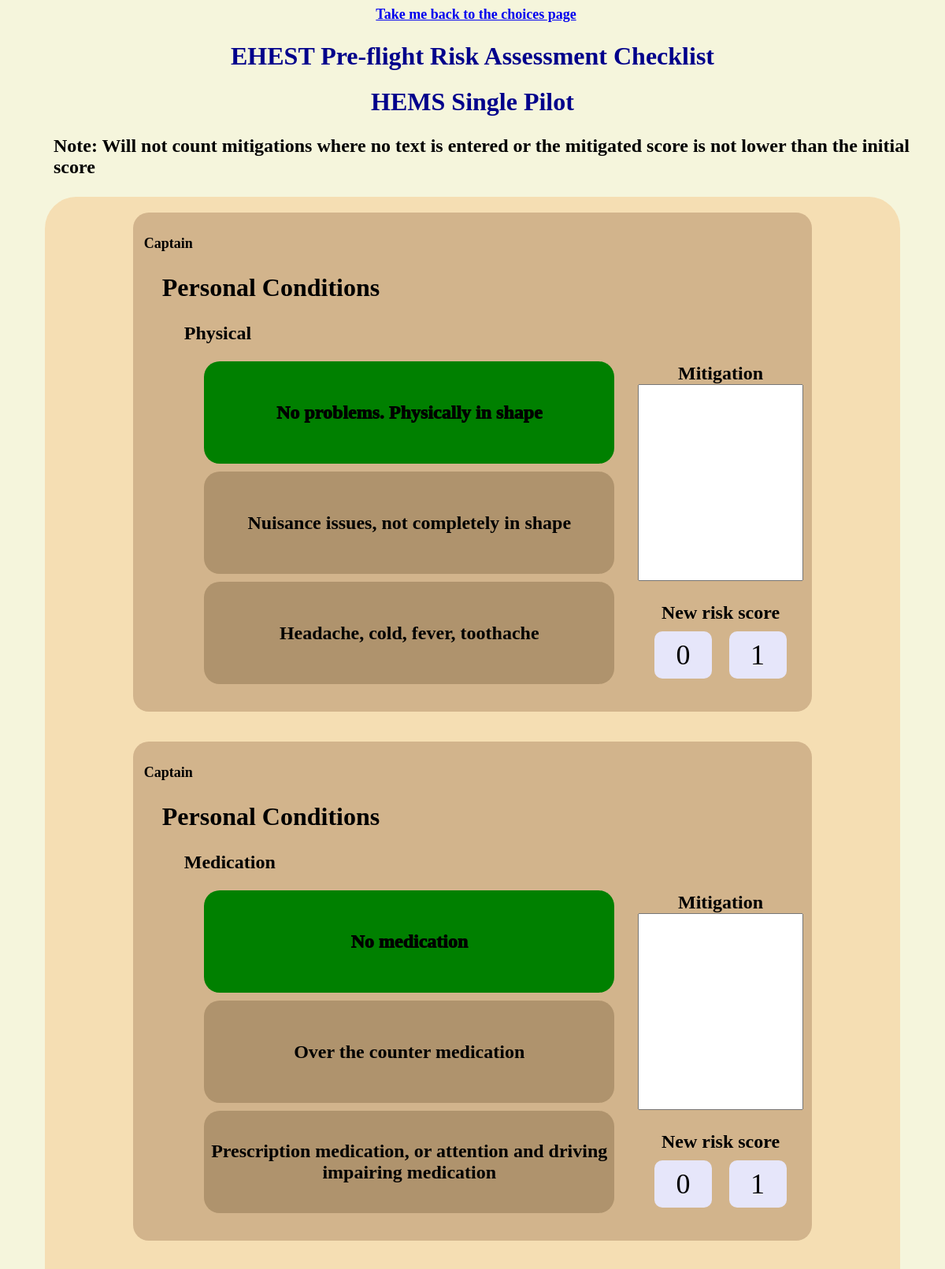
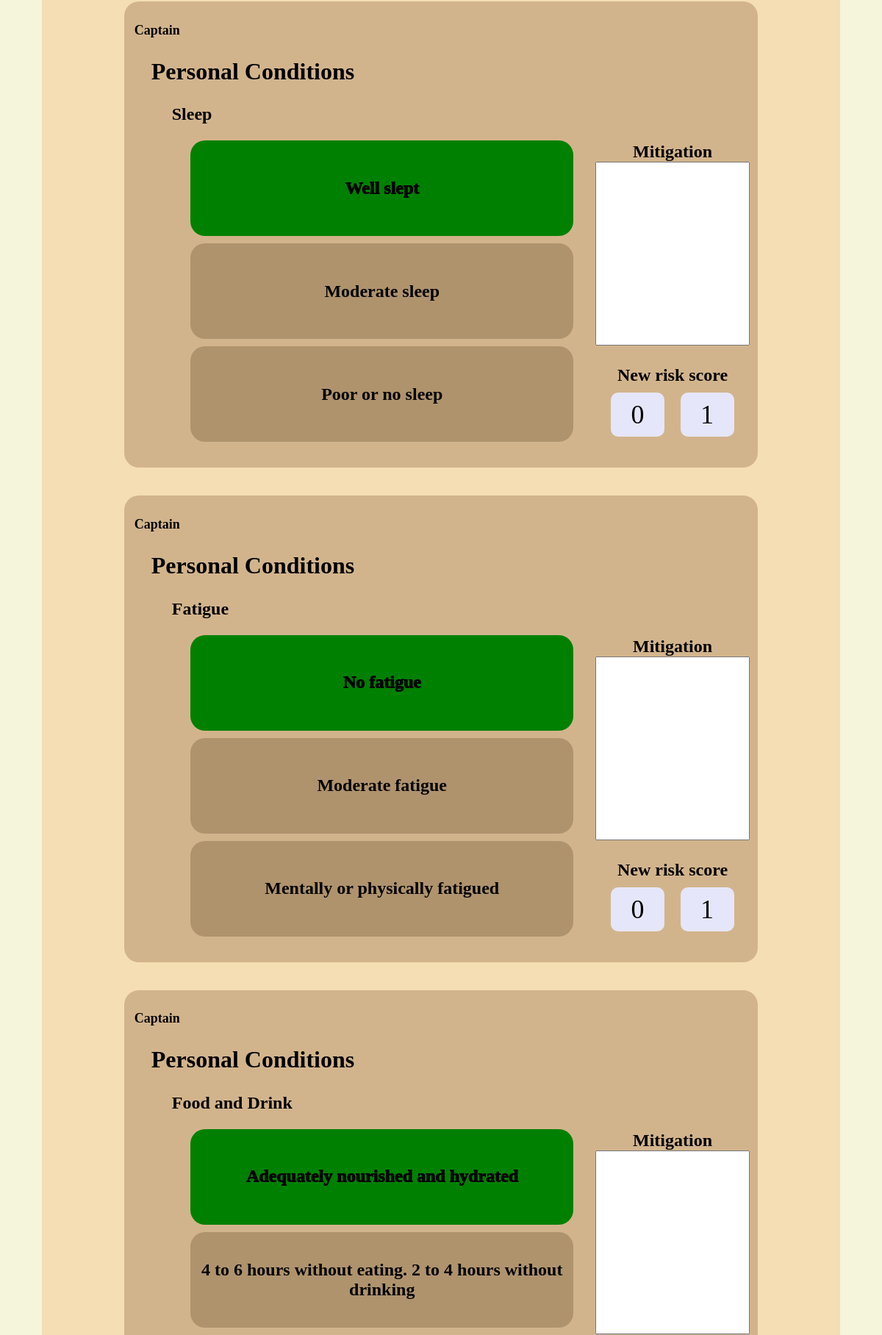
The page /EHESTPRAC/HEMSSinglePilot/ (upper part) on the database its author committed (2 pictures, top to bottom).
### EHESTPRAC/models.py (models this page shows, shortened)
class FlightCategories(models.Model):
    def __str__(self):
        return self.category_name
    flight_categories = models.CharField(max_length=100)
    category_name = models.CharField(max_length=30)

class Question(models.Model):
    flight_category = models.ManyToManyField(FlightCategories)
    question_text = models.CharField(max_length=100)
    question_order = models.IntegerField(default=999)

class Choices(models.Model):
    def __str__(self):
        return self.choice_text
    question = models.ForeignKey(Question, on_delete=models.CASCADE)
    choice_text = models.CharField(max_length=100)
    score = models.IntegerField(default=0)

### EHESTPRAC/views.py (the view)
# urls.py: path('<slug:flight_category>/', views.checklist, name='checklist'),
def checklist(request, flight_category):
    template = loader.get_template('EHESTPRAC/checklist.html')
    quest = Question.objects.filter(flight_category__flight_categories = flight_category).order_by("question_order")
    choices = Choices.objects.all().order_by("score")
    category_name = FlightCategories.objects.get(flight_categories = flight_category)
    context = {
        "flight_category_name": category_name,
        "questions": quest,
        "choices": choices
    }
    return HttpResponse(template.render(context, request))

### EHESTPRAC/filters.py (called while the page is built)
@register.filter(name='split')
def split(value, key):
  return value.split(key)

### EHESTPRAC/templates/EHESTPRAC/checklist.html (shortened to what this page needs)
{% load filter_question %}
<html>
    <head>
        {% load static %}
        <link rel="stylesheet" type="text/css" href="{% static 'EHESTPRAC/style.css' %}">
    </head>
    <body>
        <h4 style = "text-align: center;"><a href = "../">Take me back to the choices page</a></h4>
        <h1>EHEST Pre-flight Risk Assessment Checklist</h1>
        <h1>{{ flight_category_name }}</h1>
        <h3>Note: Will not count mitigations where no text is entered or the mitigated score is not lower than the initial score</h3>
        <div class = "fullContainer">
            <form action="results/" method="post" name="mainForm">
                {% for question in questions %}
                    <div class = "questionContainer">
                        {% with question.question_text|split:" - " as parts %}
                            {% if parts.2 %}
                                <h4>{{ parts.0 }}</h4>
                                <h2>{{ parts.1 }}</h2>
                                <h3>{{ parts.2 }}</h3>
                            {% else %}
                                <h2>{{ parts.0 }}</h2>
                                <h3>{{ parts.1 }}</h3>
                            {% endif %}
                        {% endwith %}
                        <div class = "mitigationContainer">
                            <strong>Mitigation</strong>
                            <textarea name = "mit_text{{question.id}}" id = "mit_text{{question.id}}" ></textarea>
                            <br />
                            <br />
                            <strong>New risk score  </strong>
                            <div class = "mitigationBox0">
                                <label for = "mitigation{{question.id}}_0">
                                    <div class = "mitigation_box1">0</div>
                                </label>
                            </div>
                            <div class = "mitigationBox1">
                                <label for = "mitigation{{question.id}}_1">
                                    <div class = "mitigation_box1">1</div>
                                </label>
                            </div>
                        </div>
                        <div class = "answerContainer">
                            <br />
                            {% for choice in question.choices_set.all %}
                                <div class = "box{{choice.score}}">
                                    <label for = "choices{{question.id}}_{{choice.id}}">
                                        <div class = "question_box">{{ choice }}</div>
                                    </label>
                                </div>
                            {% endfor %}
                        </div>
                    </div>
                    <br />
                {% endfor %}
            </form>
        </div>
    </body>
</html>

### EHESTPRAC/static/EHESTPRAC/style.css (style rules this page uses)
body { background: beige; }
.fullContainer { width: 90%; background-color: wheat; border-radius: 40px; margin: auto; padding: 10px; }
.questionContainer { width: 80%; background-color: tan; padding: 5px; border: 5px; border-radius: 20px; margin-left: auto; margin-right: auto; margin-top: 10px; margin-bottom: 10px; }
h4 { color: black; font-size: large; padding-left: 0.5em; }
h3 { color: black; font-size: x-large; padding-left: 2.5em; }
h2 { color: black; font-size: xx-large; padding-left: 1em; }
h1 { color: darkblue; text-align: center; font-size: xx-large; }
.answerContainer { width: 100%; text-align: center; }
.box0 { width: 60%; height: 120px; bottom: 20px; border-radius: 20px; margin-bottom: 10px; margin-left: 10%; padding: 5px; background-color: rgb(175, 147, 109); display: flex; text-align: center; vertical-align: middle; cursor: pointer; position: relative; font-weight: 900; justify-content: center; align-items: center; }
.box1 { width: 60%; height: 120px; bottom: 20px; border-radius: 20px; margin-bottom: 10px; margin-left: 10%; padding: 5px; background-color: rgb(175, 147, 109); display: flex; text-align: center; vertical-align: middle; cursor: pointer; position: relative; font-weight: 900; justify-content: center; align-items: center; }
.box2 { width: 60%; height: 120px; bottom: 20px; border-radius: 20px; margin-bottom: 10px; margin-left: 10%; padding: 5px; background-color: rgb(175, 147, 109); display: flex; text-align: center; vertical-align: middle; cursor: pointer; position: relative; font-weight: 900; justify-content: center; align-items: center; }
.question_box { position: inherit; display: flex; left: 0; height: 100%; width: 100%; font-size: 1.5em; user-select: none; color: black; justify-content: center; align-items: center; }
.mitigationContainer { position: absolute; left: 67.5%; width: 17.5%; height: 250px; text-align: center; font-size: 24px; }
.mitigationBox0 { position: relative; border-radius: 10px; padding: 5px; background-color: lavender; left: 10%; width: 30%; height: 20%; top: 10px; }
.mitigationBox1 { position: relative; border-radius: 10px; padding: 5px; background-color: lavender; left: 55%; width: 30%; height: 20%; top: -20%; }
.mitigation_box1 { position: inherit; display: flex; left: 0; height: 100%; width: 100%; font-size: 1.5em; user-select: none; color: black; justify-content: center; align-items: center; }
textarea { position: static; width: 100%; height: 100%; font-size: 24px; resize: none; }
label { position: inherit; height: 100%; width: 100%; margin: 0; cursor: pointer; }
input[type="radio"]:checked + .box0 { display: visible; font-weight: 1000; background-color: green; }

### rows shown on the page
FlightCategories: category_name "HEMS Single Pilot"
Question: parts "Captain", parts "Personal Conditions", parts "Physical"
Choices: choice_text "No problems. Physically in shape"
Choices: choice_text "Nuisance issues, not completely in shape"
Choices: choice_text "Headache, cold, fever, toothache"
Question: parts "Captain", parts "Personal Conditions", parts "Medication"
Choices: choice_text "No medication"
Choices: choice_text "Over the counter medication"
Choices: choice_text "Prescription medication, or attention and driving impairing medication"
Question: parts "Captain", parts "Personal Conditions", parts "Sleep"
Choices: choice_text "Well slept"
Choices: choice_text "Moderate sleep"
Choices: choice_text "Poor or no sleep"
Question: parts "Captain", parts "Personal Conditions", parts "Fatigue"
Choices: choice_text "No fatigue"
Choices: choice_text "Moderate fatigue"
Choices: choice_text "Mentally or physically fatigued"
Question: parts "Captain", parts "Personal Conditions", parts "Food and Drink"
Choices: choice_text "Adequately nourished and hydrated"
Choices: choice_text "4 to 6 hours without eating. 2 to 4 hours without drinking"
